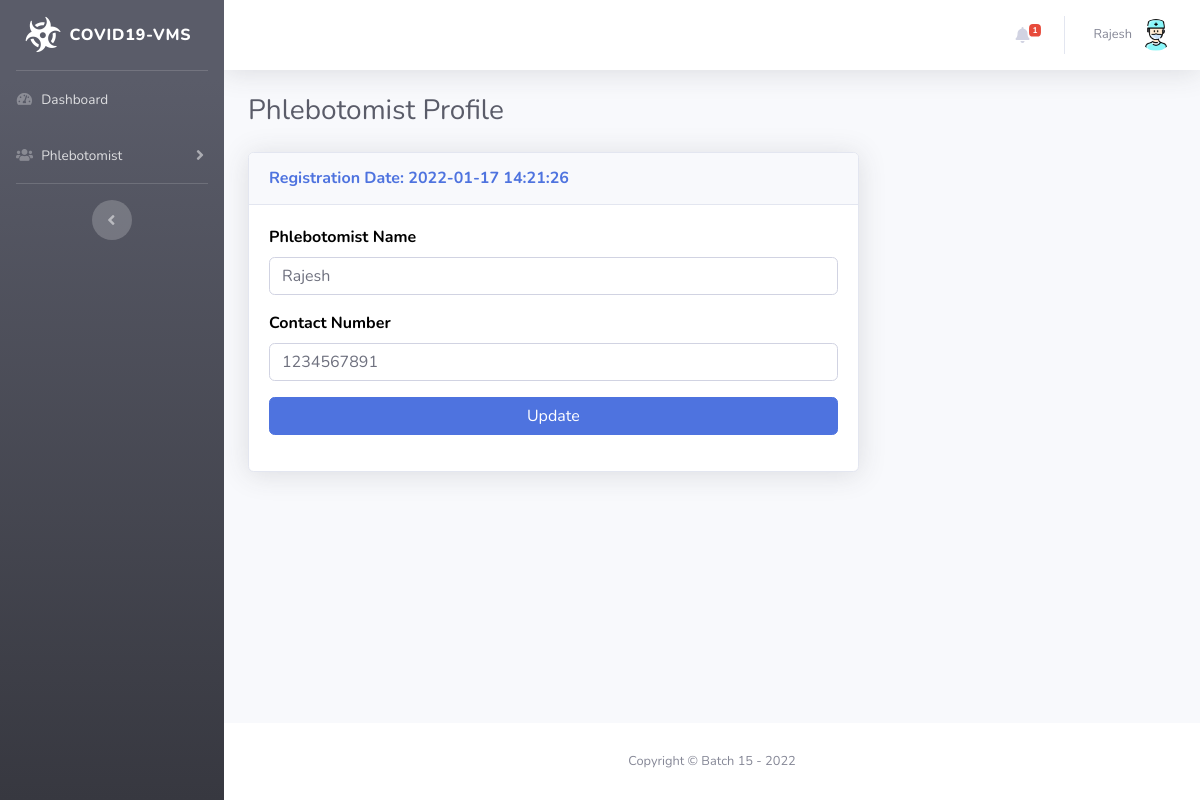
The app's page /phel-profile.php (signed in) with its own data.
### tables this page shows
CREATE TABLE `tblphlebotomist` (
  `id` int(11) NOT NULL,
  `EmpID` varchar(100) DEFAULT NULL,
  `FullName` varchar(120) DEFAULT NULL,
  `MobileNumber` bigint(12) DEFAULT NULL,
  `RegDate` timestamp NULL DEFAULT current_timestamp(),
  `Password` varchar(300) DEFAULT NULL
);

### phel-profile.php (the view, shortened to what this page needs)
<?php session_start();
include_once('includes/config.php');
if (strlen($_SESSION['aid']==0)) {
  header('location:logout.php');
  } else{
?>
<!DOCTYPE html>
<html lang="en">
<head>
    <link href="vendor/fontawesome-free/css/all.min.css" rel="stylesheet" type="text/css">
    <link href="css/sb-admin-2.min.css" rel="stylesheet">
</head>
<body id="page-top">
    <div id="wrapper">
<?php include_once('includes/sidebar2.php');?>
        <div id="content-wrapper" class="d-flex flex-column">
            <div id="content">
          <?php include_once('includes/topbar2.php');?>
                <div class="container-fluid">
                    <h1 class="h3 mb-4 text-gray-800">Phlebotomist Profile</h1>
     <form method="post"  name="adminprofile" >
  <div class="row">
                        <div class="col-lg-8">
                            <div class="card shadow mb-4">
                <?php
$adminid=$_SESSION['aid'];
$ret=mysqli_query($con,"select * from tblphlebotomist where id='$adminid'");
while ($row=mysqli_fetch_array($ret)) {
?>
                                <div class="card-header py-3">
                                    <h6 class="m-0 font-weight-bold text-primary">Registration Date: <?php  echo $row['RegDate'];?></h6>
                                </div>
                                <div class="card-body">
     <div class="form-group">
                            <label>Phlebotomist Name</label>
           <input type="text" class="form-control" name="adminname" value="<?php  echo $row['FullName'];?>" placeholder="Please enter your mobile number" required='true'>
                                        </div>
<div class="form-group">
<label>Contact Number</label>
<input type="text" class="form-control" name="mobilenumber" value="<?php  echo $row['MobileNumber'];?>" placeholder="Please enter your mobile number" pattern="[0-9]{10}" title="10 numeric characters only" required="true">
</div>
<?php } ?>
        <div class="form-group">
                                 <input type="submit" class="btn btn-primary btn-user btn-block" name="update" id="update" value="Update">
                             </div>
                                </div>
                            </div>
                        </div>
                    </div>
</form>
                </div>
            </div>
           <?php include_once('includes/footer.php');?>
        </div>
    </div>
</body>
</html>
<?php } ?>

### includes/topbar2.php (shortened to what this page needs)
      <nav class="navbar navbar-expand navbar-light bg-white topbar mb-4 static-top shadow">
            <?php if($_SESSION['aid']):?>
                    <ul class="navbar-nav ml-auto">
<?php $query=mysqli_query($con,"select * from tblvacrecords where ReportStatus='Assigned'");
$count=mysqli_num_rows($query);
?>
                        <li class="nav-item dropdown no-arrow mx-1">
                            <a class="nav-link dropdown-toggle" href="#" id="alertsDropdown" role="button"
                                data-toggle="dropdown" aria-haspopup="true" aria-expanded="false">
                                <i class="fas fa-bell fa-fw"></i>
                                <span class="badge badge-danger badge-counter"><?php echo $count;?></span>
                            </a>
                        </li>
                        <li class="nav-item dropdown no-arrow">
                            <a class="nav-link dropdown-toggle" href="#" id="userDropdown" role="button"
                                data-toggle="dropdown" aria-haspopup="true" aria-expanded="false">
                <?php
$adid=$_SESSION['aid'];
$ret1=mysqli_query($con,"select FullName from tblphlebotomist where id='$adid'");
while($row1=mysqli_fetch_array($ret1)){
?>
                                <span class="mr-2 d-none d-lg-inline text-gray-600 small"><?php  echo $row1['FullName'];?></span>
                           <?php } ?>
                                <img class="img-profile rounded-circle"
                                    src="img/doctor.png">
                            </a>
                        </li>
                    </ul>
                <?php endif;?>
                </nav>

### phel-profile.php (style rules this page uses)
label { font-size:16px; font-weight:bold; color:#000; }

### records on screen
tblphlebotomist: FullName "Rajesh", RegDate "2022-01-17 14:21:26", adminname "Rajesh", mobilenumber "1234567891"

### other values on screen
$count "1"
